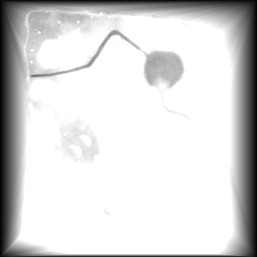
#> input picture nav_framework/global_initializer/scripts/images/marsyard2022_terrain_hm.jpg, 257 x 257 px, found by its file name
$ python analyze_reachability.py   (older library calls are emulated)
#> lines starting #> are read from the running program, lines starting #| are printed output that depends on the picture; after the words box and inside, x2 and y2 are one past the last pixel; in counts of white or black regions, pixels touching at a corner belong together; long printed decimals are rounded
### ros2/mars_navigation_ros2/mars_navigation_ros2/elevation_synthesis.py
"""Pure-NumPy/cv2 elevation synthesis (faithful port of the paper's perception).

This module centralises the terrain reasoning that the original stack spreads
across two ROS 1 nodes, so it can be reused by ``hazard_mapper`` (the live
ROS 2 node) and by offline figure/artifact generation without duplicating the
math.

Mode 2 (rocky)   -- port of ``perception/hazard_detection``
------------------------------------------------------------
``hazard_detection`` RANSAC-removes the ground plane from a depth point cloud
and flags points 0.1-0.3 m *above* ground as obstacles (rocks).  We reproduce
that as a high-pass residual on the heightmap: a Gaussian low-pass gives the
local ground surface, and the residual ``height - ground`` above a threshold is
the rock/obstacle field.

Mode 3 (challenging) -- port of
``perception/elevation_mapping_cupy/.../plugins/custom_traversability_cost.py``
-------------------------------------------------------------------------------
The CuPy plugin fuses a Sobel slope term with a local-std-dev roughness term:

    cost = slope_weight * (slope / slope_critical)^slope_exp
         + roughness_weight * (roughness / roughness_critical)^rough_exp
         + danger_boost * max(slope_danger, roughness_danger)^2
    then Gaussian smooth, clip to [0,1], and zero anything below a cost
    threshold.

All default constants below match the plugin's constructor defaults.
"""

import cv2
import numpy as np


def load_height(image_path, real_meter, resolution, height_per_gray):
    """Load a grayscale terrain image and convert it to a metre-scaled heightmap.

    ``height`` is returned flipped along axis 0 so that row 0 == world y == the
    map origin, matching ``image_to_map``.
    """
    image = cv2.imread(image_path)
    if image is None:
        raise FileNotFoundError(image_path)
    size = int(round(real_meter / resolution))
    resized = cv2.resize(image, (size, size), interpolation=cv2.INTER_AREA)
    gray = cv2.cvtColor(resized, cv2.COLOR_BGR2GRAY).astype(np.float32)
    height = gray * float(height_per_gray)
    return np.flip(height, axis=0)


def compute_rock_map(height, ground_sigma=2.0, rock_height_threshold=0.1):
    """Mode 2 rock/obstacle map.

    Returns ``(rock_residual, obstacle)`` where ``obstacle`` is a 0/100 binary
    map (100 == rock, 0 == traversable).  ``ground_sigma`` (pixels) controls how
    smooth the local ground plane is; ``rock_height_threshold`` (metres) is the
    residual height that counts as a rock.
    """
    ground = cv2.GaussianBlur(
        height, (0, 0), sigmaX=ground_sigma, borderType=cv2.BORDER_REPLICATE
    )
    rock = height - ground
    obstacle = np.where(rock > rock_height_threshold, 100.0, 0.0).astype(np.float32)
    return rock, obstacle


def compute_traversability_cost(
    height,
    resolution,
    slope_weight=0.7,
    roughness_weight=0.3,
    slope_critical_deg=30.0,
    roughness_critical=0.08,
    slope_exponent=1.6,
    roughness_exponent=1.4,
    danger_slope_deg=20.0,
    danger_roughness=0.05,
    danger_boost=0.45,
    cost_threshold=0.05,
    cost_sigma=2.0,
    pre_sobel_sigma=0.8,
    roughness_kernel=5,
):
    """Mode 3 traversability cost map (0..100), ported from the CuPy plugin.

    Returns ``(slope_deg, roughness, cost100)``.
    """
    h = height.astype(np.float32)

    # 1. slope (Sobel gradient -> physical slope angle in degrees).
    h_grad = (
        cv2.GaussianBlur(h, (0, 0), sigmaX=pre_sobel_sigma, borderType=cv2.BORDER_REPLICATE)
        if pre_sobel_sigma > 0
        else h
    )
    gx = cv2.Sobel(h_grad, cv2.CV_32F, 1, 0, ksize=3, borderType=cv2.BORDER_REPLICATE) / (
        8.0 * resolution
    )
    gy = cv2.Sobel(h_grad, cv2.CV_32F, 0, 1, ksize=3, borderType=cv2.BORDER_REPLICATE) / (
        8.0 * resolution
    )
    slope_deg = np.degrees(np.arctan(np.sqrt(gx * gx + gy * gy)))

    # 2. roughness (local std-dev of height over a kernel box).
    k = int(roughness_kernel)
    mean_h = cv2.boxFilter(h, cv2.CV_32F, (k, k), normalize=True, borderType=cv2.BORDER_REPLICATE)
    mean_h2 = cv2.boxFilter(h * h, cv2.CV_32F, (k, k), normalize=True, borderType=cv2.BORDER_REPLICATE)
    variance = np.maximum(mean_h2 - mean_h * mean_h, 0.0)
    roughness = np.sqrt(variance)

    # 3. weighted fusion (slope + roughness), normalised to [0, 1].
    slope_norm = np.clip(slope_deg / max(1e-3, slope_critical_deg), 0.0, 1.0)
    roughness_norm = np.clip(roughness / max(1e-6, roughness_critical), 0.0, 1.0)
    cost = (
        slope_weight * np.power(slope_norm, slope_exponent)
        + roughness_weight * np.power(roughness_norm, roughness_exponent)
    )

    # 3.1 danger boost: moderate slope/roughness is penalised early.
    slope_danger = np.clip(
        (slope_deg - danger_slope_deg) / max(1e-3, slope_critical_deg - danger_slope_deg),
        0.0,
        1.0,
    )
    rough_danger = np.clip(
        (roughness - danger_roughness) / max(1e-6, roughness_critical - danger_roughness),
        0.0,
        1.0,
    )
    danger = np.maximum(slope_danger, rough_danger)
    cost = np.clip(cost + danger_boost * np.power(danger, 2.0), 0.0, 1.0)

    # 4. Gaussian smooth then threshold the low-cost speckle away.
    if cost_sigma > 0:
        cost = cv2.GaussianBlur(cost, (0, 0), sigmaX=cost_sigma, borderType=cv2.BORDER_REPLICATE)
    cost = np.clip(cost, 0.0, 1.0)
    cost = np.where(cost < cost_threshold, 0.0, cost)

    return slope_deg, roughness, cost * 100.0

### ros2/tools/analyze_reachability.py
"""Offline reachability analysis: find start/goal pairs traversable in all 3 modes.

Replicates the exact map pipelines of image_to_map (Mode 1 base map) and
elevation_synthesis (Mode 2 rock map, Mode 3 cost map), then checks which cells
are reachable from a candidate start under each mode's obstacle threshold.

Usage:  python3 tools/analyze_reachability.py
"""
import os
import sys

import cv2
import numpy as np

sys.path.insert(0, os.path.dirname(__file__) + "/../mars_navigation_ros2")
sys.path.insert(0, os.path.dirname(__file__) + "/../mars_navigation_ros2/mars_navigation_ros2")

from elevation_synthesis import compute_rock_map, compute_traversability_cost, load_height

REPO = "/home/lry/mars_navigation"
IMG = REPO + "/nav_framework/global_initializer/scripts/images/marsyard2022_terrain_hm.jpg"

REAL_M = 54.0
RES = 0.2
ORIGIN_X = -27.0
ORIGIN_Y = -27.0
HEIGHT_PER_GRAY = 4.820803273566 / 255.0
MAX_SLOPE_ANGLE = 2.0  # image_to_map default


def base_map(height):
    """Replicate image_to_map.py: accessibility -> cleanup -> 0..100."""
    h, w = height.shape
    acc = np.full((h, w), 255, dtype=np.uint8)
    neighbors = [(-1, -1), (-1, 0), (-1, 1), (0, -1), (0, 1), (1, -1), (1, 0), (1, 1)]
    max_slope_ratio = np.tan(np.radians(MAX_SLOPE_ANGLE))
    for i in range(h):
        for j in range(w):
            cur = float(height[i, j])
            for dx, dy in neighbors:
                ni, nj = i + dx, j + dy
                if 0 <= ni < h and 0 <= nj < w:
                    horizontal = RES * (1 if dx == 0 or dy == 0 else np.sqrt(2))
                    if abs(cur - float(height[ni, nj])) / horizontal <= max_slope_ratio:
                        acc[i, j] = 0
                        break
    # filter small connected regions (min_size=2)
    num, labels = cv2.connectedComponents(acc)
    out = np.zeros_like(acc)
    for lbl in range(1, num):
        region = labels == lbl
        if int(np.sum(region)) >= 2:
            out[region] = 255
    # distance transform cleanup
    dist = cv2.distanceTransform(255 - out, cv2.DIST_L2, 5)
    connected = ((dist < 1).astype(np.uint8)) * 255
    # morphology close
    kernel = cv2.getStructuringElement(cv2.MORPH_RECT, (2, 2))
    morphed = cv2.erode(cv2.dilate(connected, kernel, iterations=1), kernel, iterations=1)
    normalized = cv2.normalize(morphed, None, 0, 100, cv2.NORM_MINMAX, cv2.CV_8U)
    return np.flip(normalized, axis=0).astype(np.float32)


def flood_reach(free, start_rc):
    """Return a boolean mask of cells reachable from start through free cells."""
    h, w = free.shape
    reach = np.zeros_like(free)
    stack = [start_rc]
    reach[start_rc] = True
    while stack:
        r, c = stack.pop()
        for dr in (-1, 0, 1):
            for dc in (-1, 0, 1):
                if dr == 0 and dc == 0:
                    continue
                nr, nc = r + dr, c + dc
                if 0 <= nr < h and 0 <= nc < w and free[nr, nc] and not reach[nr, nc]:
                    reach[nr, nc] = True
                    stack.append((nr, nc))
    return reach


def main():
    height = load_height(IMG, REAL_M, RES, HEIGHT_PER_GRAY)
#> in load_height, image is the input picture: shape (257, 257, 3); min 2, max 255, mean 215.2
    print("height", height.shape, "range", height.min(), height.max())
#| height (270, 270) range 0.03781 4.821

    base = base_map(height)
#> after the loop in base_map, `for i in range(h):`:
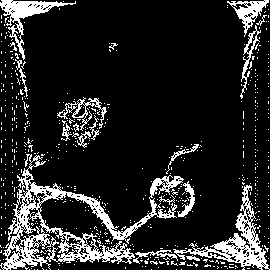
#> acc: shape (270, 270); 14.6% white; 561 white regions (541 under 20 px), largest, box (x1, y1, x2, y2) and area: (0, 154, 184, 270) 4583, (173, 185, 270, 270) 1685, (0, 0, 76, 60) 970
#> in base_map, `num, labels = cv2.connectedComponents(acc)`:
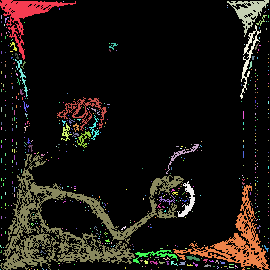
#> labels: shape (270, 270) int32; 562 distinct labels, from 0 to 561; one colour per label, 0 black
#> in base_map, `num, labels = cv2.connectedComponents(acc)`: num = 562
#> in base_map, `dist = cv2.distanceTransform(255 - out, cv2.DIST_L2, 5)`:
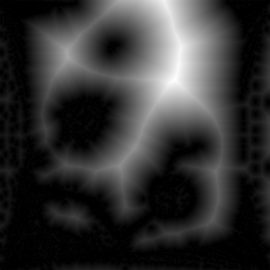
#> dist: shape (270, 270) float32; min 0, max 66.53, mean 13.2; drawn with min black and max white
#> in base_map, `morphed = cv2.erode(cv2.dilate(connected, kernel, iterations=1), kerne..`: morphed: shape (270, 270); 17.1% white; 141 white regions (130 under 20 px), largest, box (x1, y1, x2, y2) and area: (0, 153, 270, 270) 8503, (0, 0, 77, 61) 1077, (58, 98, 108, 149) 935
#> in base_map, `return np.flip(normalized, axis=0).astype(np.float32)`: returned value: shape (270, 270) float32; values 0 (black) and 100 (white), 17.1% white; 141 white regions (130 under 20 px), largest, box (x1, y1, x2, y2) and area: (0, 0, 270, 117) 8503, (0, 209, 77, 270) 1077, (58, 121, 108, 172) 935
    rock, obstacle = compute_rock_map(height)
#> in compute_rock_map, `rock = height - ground`:
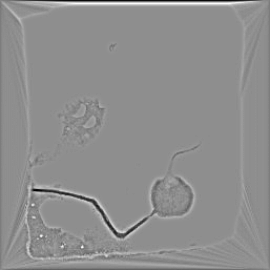
#> rock: shape (270, 270) float32; min -1.05, max 0.832, mean 0.0041; drawn with min black and max white
#> in compute_rock_map, `obstacle = np.where(rock > rock_height_threshold, 100.0, 0.0).astype(n..`: obstacle: shape (270, 270) float32; values 0 (black) and 100 (white), 5.8% white; 104 white regions (88 under 20 px), largest, box (x1, y1, x2, y2) and area: (17, 1, 260, 9) 991, (9, 182, 215, 268) 979, (33, 175, 196, 242) 630
    _, _, cost = compute_traversability_cost(height, RES)
#> in compute_traversability_cost, `gx = cv2.Sobel(h_grad, cv2.CV_32F, 1, 0, ksize=3, borderType=cv2.BORDE..`:
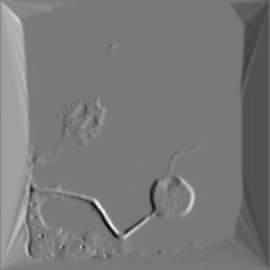
#> gx: shape (270, 270) float32; min -2.54, max 2.78, mean 0.00035; drawn with min black and max white
#> in compute_traversability_cost, `gy = cv2.Sobel(h_grad, cv2.CV_32F, 0, 1, ksize=3, borderType=cv2.BORDE..`:
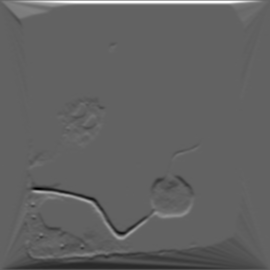
#> gy: shape (270, 270) float32; min -3.67, max 5.82, mean -0.0138; drawn with min black and max white

    print("base:  free(<50) frac =", round(float((base < 50).mean()), 4),
          " obstacle(>=50) frac =", round(float((base >= 50).mean()), 4))
#| base:  free(<50) frac = 0.8291  obstacle(>=50) frac = 0.1709
    print("rock:  obstacle frac =", round(float((obstacle >= 50).mean()), 4))
#| rock:  obstacle frac = 0.0579
    print("cost:  <50 frac =", round(float((cost < 50).mean()), 4),
          " 50-88 frac =", round(float(((cost >= 50) & (cost < 88)).mean()), 4),
          " >=88 frac =", round(float((cost >= 88).mean()), 4))
#| cost:  <50 frac = 0.6068  50-88 frac = 0.083  >=88 frac = 0.3102

    # Mode-specific free masks (global planner threshold=50).
    free1 = (base < 50)
    free2 = (base < 50) & (obstacle < 50)
#> free2: shape (270, 270) bool; 78.1% white; 189 black regions (172 under 20 px), largest, box (x1, y1, x2, y2) and area: (0, 0, 270, 148) 9652, (0, 172, 215, 270) 2054, (58, 116, 108, 172) 977
    free3 = (base < 50) & (cost < 50)
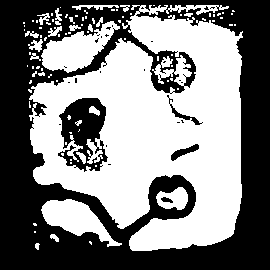
#> free3: shape (270, 270) bool; 51.2% white; 28 black regions (23 under 20 px), largest, box (x1, y1, x2, y2) and area: (0, 0, 270, 270) 32970, (58, 98, 108, 172) 2149, (171, 144, 199, 161) 179, (167, 95, 203, 125) 152, (161, 197, 173, 203) 44

    # Candidate start/goal grid: sweep world coords on a coarse grid.
    def rc_from_world(x, y):
        return int(round((y - ORIGIN_Y) / RES)), int(round((x - ORIGIN_X) / RES))

    # Find a start that is free in all modes (bottom-left region historically).
    candidates = []
    for x in np.arange(-22, 23, 2):
        for y in np.arange(-22, 23, 2):
            r, c = rc_from_world(x, y)
            if not (0 <= r < height.shape[0] and 0 <= c < height.shape[1]):
                continue
            if free1[r, c] and free2[r, c] and free3[r, c]:
                candidates.append((x, y, r, c))

    print("cells free in ALL modes (coarse 2m grid):", len(candidates))

    # For a few candidate starts, measure the reachable area in each mode.
    starts = [(-18.5, -22.5), (-16, -20), (-10, -10), (0, 0)]
    for sx, sy in starts:
        r, c = rc_from_world(sx, sy)
        if not (0 <= r < height.shape[0] and 0 <= c < height.shape[1]):
            print(f"start ({sx},{sy}) out of bounds")
            continue
        r1 = flood_reach(free1, (r, c)).sum()
        r2 = flood_reach(free2, (r, c)).sum()
        r3 = flood_reach(free3, (r, c)).sum()
        print(f"start ({sx:+.1f},{sy:+.1f}) rc=({r},{c}) "
              f"| base free={free1[r,c]} rock free={free2[r,c]} cost free={free3[r,c]} "
              f"cost={cost[r,c]:.0f} | reach cells: mode1={r1} mode2={r2} mode3={r3}")
#> this loop made 4 passes
#> (r1, r2, r3) on passes 1 to 4: (97, 80, 67), (76, 76, 76), (56956, 52742, 31713), (56956, 52742, 31713)
#| start (-18.5,-22.5) rc=(22,42) | base free=True rock free=True cost free=True cost=0 | reach cells: mode1=97 mode2=80 mode3=67
#| start (-16.0,-20.0) rc=(35,55) | base free=True rock free=True cost free=True cost=0 | reach cells: mode1=76 mode2=76 mode3=76
#| start (-10.0,-10.0) rc=(85,85) | base free=True rock free=True cost free=True cost=0 | reach cells: mode1=56956 mode2=52742 mode3=31713
#| start (+0.0,+0.0) rc=(135,135) | base free=True rock free=True cost free=True cost=0 | reach cells: mode1=56956 mode2=52742 mode3=31713

    # Now: for the historical start, find goals reachable in ALL three modes.
    r0, c0 = rc_from_world(-18.5, -22.5)
    reach3 = flood_reach(free3, (r0, c0))
#> reach3: shape (270, 270) bool; 0.09% white in thin lines or dots, all inside (x1, y1, x2, y2) = (37, 13, 50, 25)
    # Among mode3-reachable cells, find ones far from start and also free in m1/m2.
    rows, cols = np.where(reach3 & free1 & free2)
#> rows = 67 values from 13 to 24; cols = 67 values, max 49 at index 24, min 37 at index 10, mean 43.36
    print("mode3-reachable & all-free cells:", rows.size)
#| mode3-reachable & all-free cells: 67
    best = None
    for r, c in zip(rows, cols):
        x = c * RES + ORIGIN_X + RES / 2
        y = r * RES + ORIGIN_Y + RES / 2
        d = np.hypot(x - (-18.5), y - (-22.5))
        if d > 25 and cost[r, c] < 50 and obstacle[r, c] < 50 and base[r, c] < 50:
            if best is None or d > best[3]:
                best = (x, y, cost[r, c], d)
#> this loop made 67 passes
#> (r, c, x, y, d) on passes 1 to 12: (13, 46, -17.7, -24.3, 1.97), (13, 47, -17.5, -24.3, 2.06), (13, 48, -17.3, -24.3, 2.16), (14, 42, -18.5, -24.1, 1.6), (14, 43, -18.3, -24.1, 1.61), (14, 44, -18.1, -24.1, 1.65), (14, 45, -17.9, -24.1, 1.71), (14, 46, -17.7, -24.1, 1.79), (14, 47, -17.5, -24.1, 1.89), (14, 48, -17.3, -24.1, 2), (15, 37, -19.5, -23.9, 1.72), (15, 38, -19.3, -23.9, 1.61)
    if best:
        print(f"FARTHEST reachable goal from start (-18.5,-22.5): "
              f"({best[0]:+.1f},{best[1]:+.1f}) dist={best[3]:.1f}m cost={best[2]:.0f}")
    else:
        print("no goal >25m reachable in all modes from (-18.5,-22.5)")


if __name__ == "__main__":
    main()
